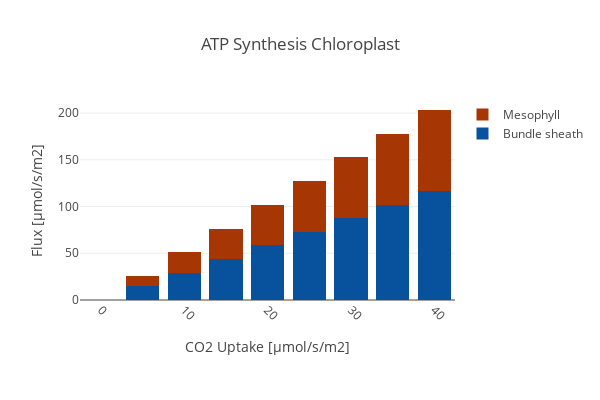

Notebook code for this chart:
### Code cell
create_bar_plot_met(D_fba, D_exp,
                    {'[M]_ATPase_h':'Mesophyll','[B]_ATPase_h': 'Bundle sheath'},'ATP_h',
                    'ATP Synthesis Chloroplast', xaxis_title, c3_model,
                    stacked = True, save_fig=save_fig)

### Figure 1 — Plotly figure (JSON) as saved in the notebook; plotly's stock layout.template omitted (floating-point values rounded to 4 significant figures)
{"data": [{"marker": {"color": "rgb(8,81,156)"}, "name": "Bundle sheath", "type": "bar", "uid": "4f231f90-60d8-406a-9930-d28f938b17eb", "x": [0, 5, 10, 15, 20, 25, 30, 35, 40], "y": [0.1527, 14.69, 29.26, 43.85, 58.44, 73.03, 87.62, 102.2, 116.8]}, {"marker": {"color": "rgb(166,54,3)"}, "name": "Mesophyll", "type": "bar", "uid": "a4aa3471-971d-46fd-8302-24d08f503334", "x": [0, 5, 10, 15, 20, 25, 30, 35, 40], "y": [0.1527, 10.96, 21.76, 32.56, 43.37, 54.17, 64.96, 75.76, 86.55]}], "layout": {"barmode": "stack", "height": 400, "margin": {"b": 100}, "title": "ATP Synthesis Chloroplast", "width": 600, "xaxis": {"autorange": true, "range": [-2.5, 42.5], "tickangle": 45, "title": "CO2 Uptake [µmol/s/m2]", "type": "linear"}, "yaxis": {"autorange": true, "range": [0, 214.0], "title": "Flux [µmol/s/m2]", "type": "linear"}}}
